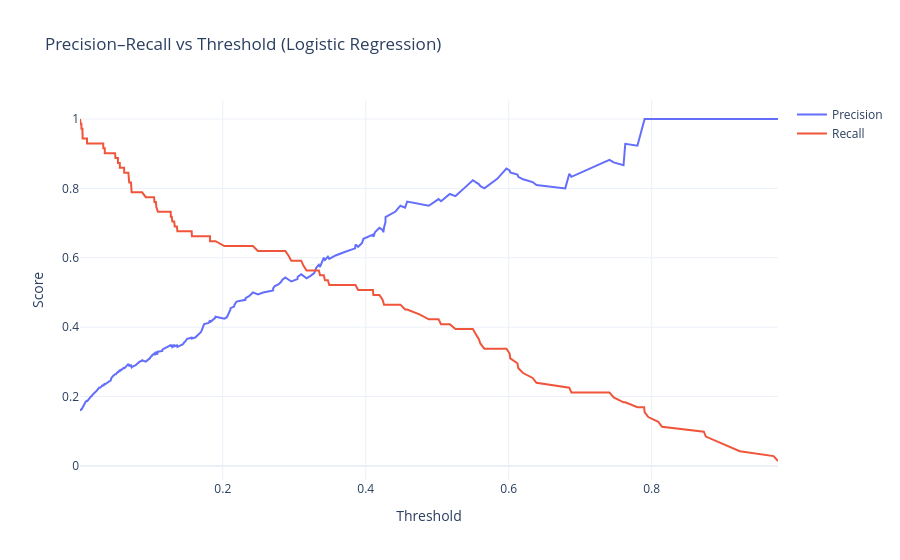

Source (notebook cell):
### Markdown cell above
# Interactive evaluation plots

### Code cell
plot_pr_curve_plotly(lr_model, X_test, y_test, "Logistic Regression")

### Figure 1 — Plotly figure (JSON) as saved in the notebook; plotly's stock layout.template omitted (floating-point values rounded to 4 significant figures; data arrays with more than 128 entries replaced by an {"elided": "..."} marker saying what was removed)
{"data": [{"mode": "lines", "name": "Precision", "x": {"elided": "441 float values"}, "y": {"elided": "441 float values"}, "type": "scatter"}, {"mode": "lines", "name": "Recall", "x": {"elided": "441 float values"}, "y": {"elided": "441 float values"}, "type": "scatter"}], "layout": {"title": {"text": "Precision–Recall vs Threshold (Logistic Regression)"}, "xaxis": {"title": {"text": "Threshold"}}, "yaxis": {"title": {"text": "Score"}}}}
